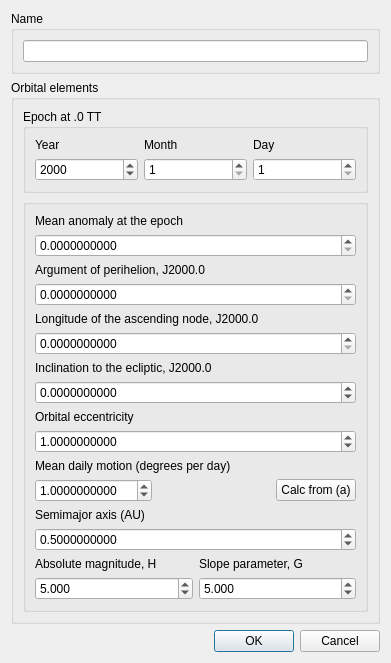
<?xml version="1.0" encoding="UTF-8"?>
<ui version="4.0">
 <class>CAsterEdit</class>
 <widget class="QDialog" name="CAsterEdit">
  <property name="geometry">
   <rect>
    <x>0</x>
    <y>0</y>
    <width>391</width>
    <height>618</height>
   </rect>
  </property>
  <property name="windowTitle">
   <string>Edit a asteroid </string>
  </property>
  <layout class="QVBoxLayout" name="verticalLayout_3">
   <item>
    <layout class="QVBoxLayout" name="verticalLayout_2" stretch="0,1">
     <item>
      <widget class="QGroupBox" name="groupBox_5">
       <property name="title">
        <string>Name</string>
       </property>
       <layout class="QVBoxLayout" name="verticalLayout_8" stretch="0">
        <item>
         <layout class="QVBoxLayout" name="verticalLayout_7">
          <item>
           <widget class="QLineEdit" name="lineEdit">
            <property name="maxLength">
             <number>31</number>
            </property>
           </widget>
          </item>
         </layout>
        </item>
       </layout>
      </widget>
     </item>
     <item>
      <widget class="QGroupBox" name="groupBox_4">
       <property name="title">
        <string>Orbital elements</string>
       </property>
       <layout class="QVBoxLayout" name="verticalLayout_5">
        <item>
         <layout class="QVBoxLayout" name="verticalLayout_4">
          <item>
           <widget class="QGroupBox" name="groupBox_2">
            <property name="title">
             <string>Epoch at .0 TT</string>
            </property>
            <layout class="QVBoxLayout" name="verticalLayout_6">
             <item>
              <layout class="QGridLayout" name="gridLayout">
               <item row="1" column="1">
                <widget class="QSpinBox" name="spinBox_2">
                 <property name="suffix">
                  <string/>
                 </property>
                 <property name="minimum">
                  <number>1</number>
                 </property>
                 <property name="maximum">
                  <number>12</number>
                 </property>
                </widget>
               </item>
               <item row="1" column="0">
                <widget class="QSpinBox" name="spinBox">
                 <property name="suffix">
                  <string/>
                 </property>
                 <property name="maximum">
                  <number>3000</number>
                 </property>
                 <property name="value">
                  <number>2000</number>
                 </property>
                </widget>
               </item>
               <item row="0" column="1">
                <widget class="QLabel" name="label_3">
                 <property name="text">
                  <string>Month</string>
                 </property>
                </widget>
               </item>
               <item row="0" column="0">
                <widget class="QLabel" name="label_2">
                 <property name="text">
                  <string>Year</string>
                 </property>
                </widget>
               </item>
               <item row="0" column="2">
                <widget class="QLabel" name="label_4">
                 <property name="text">
                  <string>Day</string>
                 </property>
                </widget>
               </item>
               <item row="1" column="2">
                <widget class="QSpinBox" name="spinBox_3">
                 <property name="suffix">
                  <string/>
                 </property>
                 <property name="minimum">
                  <number>1</number>
                 </property>
                 <property name="maximum">
                  <number>31</number>
                 </property>
                </widget>
               </item>
              </layout>
             </item>
            </layout>
           </widget>
          </item>
         </layout>
        </item>
        <item>
         <widget class="QGroupBox" name="groupBox_6">
          <property name="title">
           <string/>
          </property>
          <layout class="QVBoxLayout" name="verticalLayout_10">
           <item>
            <layout class="QVBoxLayout" name="verticalLayout_9">
             <item>
              <widget class="QLabel" name="label_5">
               <property name="text">
                <string>Mean anomaly at the epoch</string>
               </property>
              </widget>
             </item>
             <item>
              <widget class="QDoubleSpinBox" name="doubleSpinBox">
               <property name="decimals">
                <number>10</number>
               </property>
               <property name="maximum">
                <double>360.000000000000000</double>
               </property>
              </widget>
             </item>
             <item>
              <widget class="QLabel" name="label_6">
               <property name="text">
                <string>Argument of perihelion, J2000.0</string>
               </property>
              </widget>
             </item>
             <item>
              <widget class="QDoubleSpinBox" name="doubleSpinBox_2">
               <property name="decimals">
                <number>10</number>
               </property>
               <property name="maximum">
                <double>360.000000000000000</double>
               </property>
              </widget>
             </item>
             <item>
              <widget class="QLabel" name="label_7">
               <property name="text">
                <string>Longitude of the ascending node, J2000.0</string>
               </property>
              </widget>
             </item>
             <item>
              <widget class="QDoubleSpinBox" name="doubleSpinBox_3">
               <property name="decimals">
                <number>10</number>
               </property>
               <property name="maximum">
                <double>360.000000000000000</double>
               </property>
              </widget>
             </item>
             <item>
              <widget class="QLabel" name="label_8">
               <property name="text">
                <string>Inclination to the ecliptic, J2000.0</string>
               </property>
              </widget>
             </item>
             <item>
              <widget class="QDoubleSpinBox" name="doubleSpinBox_4">
               <property name="decimals">
                <number>10</number>
               </property>
               <property name="minimum">
                <double>-180.000000000000000</double>
               </property>
               <property name="maximum">
                <double>180.000000000000000</double>
               </property>
              </widget>
             </item>
             <item>
              <widget class="QLabel" name="label_9">
               <property name="text">
                <string>Orbital eccentricity</string>
               </property>
              </widget>
             </item>
             <item>
              <widget class="QDoubleSpinBox" name="doubleSpinBox_5">
               <property name="decimals">
                <number>10</number>
               </property>
               <property name="minimum">
                <double>0.000000000000000</double>
               </property>
               <property name="maximum">
                <double>2.000000000000000</double>
               </property>
               <property name="value">
                <double>1.000000000000000</double>
               </property>
              </widget>
             </item>
             <item>
              <widget class="QLabel" name="label_10">
               <property name="text">
                <string>Mean daily motion (degrees per day)</string>
               </property>
              </widget>
             </item>
             <item>
              <layout class="QHBoxLayout" name="horizontalLayout_3">
               <item>
                <widget class="QDoubleSpinBox" name="doubleSpinBox_6">
                 <property name="decimals">
                  <number>10</number>
                 </property>
                 <property name="minimum">
                  <double>0.000001000000000</double>
                 </property>
                 <property name="maximum">
                  <double>180.000000000000000</double>
                 </property>
                 <property name="value">
                  <double>1.000000000000000</double>
                 </property>
                </widget>
               </item>
               <item>
                <spacer name="horizontalSpacer">
                 <property name="orientation">
                  <enum>Qt::Horizontal</enum>
                 </property>
                 <property name="sizeHint" stdset="0">
                  <size>
                   <width>40</width>
                   <height>20</height>
                  </size>
                 </property>
                </spacer>
               </item>
               <item>
                <widget class="QPushButton" name="pushButton">
                 <property name="text">
                  <string>Calc from (a)</string>
                 </property>
                </widget>
               </item>
              </layout>
             </item>
             <item>
              <widget class="QLabel" name="label_11">
               <property name="text">
                <string>Semimajor axis (AU)</string>
               </property>
              </widget>
             </item>
             <item>
              <widget class="QDoubleSpinBox" name="doubleSpinBox_7">
               <property name="decimals">
                <number>10</number>
               </property>
               <property name="minimum">
                <double>0.000001000000000</double>
               </property>
               <property name="maximum">
                <double>1000.000000000000000</double>
               </property>
               <property name="value">
                <double>0.500000000000000</double>
               </property>
              </widget>
             </item>
             <item>
              <layout class="QHBoxLayout" name="horizontalLayout_4">
               <item>
                <widget class="QLabel" name="label_12">
                 <property name="text">
                  <string>Absolute magnitude, H</string>
                 </property>
                </widget>
               </item>
               <item>
                <widget class="QLabel" name="label_13">
                 <property name="text">
                  <string>Slope parameter, G</string>
                 </property>
                </widget>
               </item>
              </layout>
             </item>
            </layout>
           </item>
           <item>
            <layout class="QHBoxLayout" name="horizontalLayout_5">
             <item>
              <widget class="QDoubleSpinBox" name="doubleSpinBox_8">
               <property name="decimals">
                <number>3</number>
               </property>
               <property name="minimum">
                <double>-30.000000000000000</double>
               </property>
               <property name="maximum">
                <double>30.000000000000000</double>
               </property>
               <property name="value">
                <double>5.000000000000000</double>
               </property>
              </widget>
             </item>
             <item>
              <widget class="QDoubleSpinBox" name="doubleSpinBox_9">
               <property name="decimals">
                <number>3</number>
               </property>
               <property name="minimum">
                <double>-30.000000000000000</double>
               </property>
               <property name="maximum">
                <double>30.000000000000000</double>
               </property>
               <property name="value">
                <double>5.000000000000000</double>
               </property>
              </widget>
             </item>
            </layout>
           </item>
          </layout>
         </widget>
        </item>
        <item>
         <spacer name="verticalSpacer">
          <property name="orientation">
           <enum>Qt::Vertical</enum>
          </property>
          <property name="sizeHint" stdset="0">
           <size>
            <width>20</width>
            <height>40</height>
           </size>
          </property>
         </spacer>
        </item>
       </layout>
      </widget>
     </item>
    </layout>
   </item>
   <item>
    <layout class="QHBoxLayout" name="horizontalLayout_2">
     <item>
      <spacer name="horizontalSpacer_2">
       <property name="orientation">
        <enum>Qt::Horizontal</enum>
       </property>
       <property name="sizeHint" stdset="0">
        <size>
         <width>40</width>
         <height>20</height>
        </size>
       </property>
      </spacer>
     </item>
     <item>
      <widget class="QPushButton" name="pushButton_3">
       <property name="text">
        <string>OK</string>
       </property>
       <property name="default">
        <bool>true</bool>
       </property>
      </widget>
     </item>
     <item>
      <widget class="QPushButton" name="pushButton_2">
       <property name="text">
        <string>Cancel</string>
       </property>
      </widget>
     </item>
    </layout>
   </item>
  </layout>
 </widget>
 <tabstops>
  <tabstop>spinBox</tabstop>
  <tabstop>spinBox_2</tabstop>
  <tabstop>spinBox_3</tabstop>
  <tabstop>doubleSpinBox</tabstop>
  <tabstop>doubleSpinBox_2</tabstop>
  <tabstop>doubleSpinBox_3</tabstop>
  <tabstop>doubleSpinBox_4</tabstop>
  <tabstop>doubleSpinBox_5</tabstop>
  <tabstop>doubleSpinBox_6</tabstop>
  <tabstop>pushButton</tabstop>
  <tabstop>doubleSpinBox_7</tabstop>
  <tabstop>doubleSpinBox_8</tabstop>
  <tabstop>doubleSpinBox_9</tabstop>
  <tabstop>pushButton_2</tabstop>
 </tabstops>
 <resources/>
 <connections/>
</ui>
